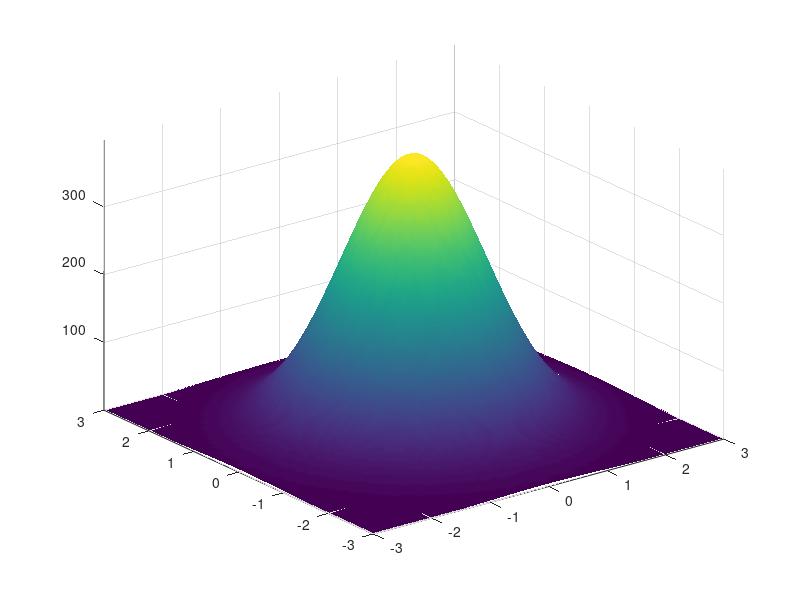

MATLAB code for this plot:
%Gaussian plotting practice

N = 3.0;
x=linspace(-N, N);
y=x;
[X,Y]=meshgrid(x,y);
z=(1000/sqrt(2*pi).*exp(-(X.^2/2)-(Y.^2/2)));
surf(X,Y,z);
shading interp
axis tight